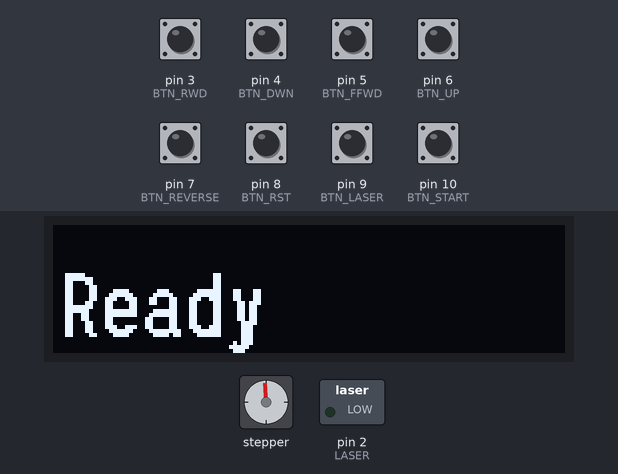
This sketch was run on a simulated Arduino Uno, built with avr-gcc and run on an emulated ATmega328P. Shown: stepper motor, 128×32 one-colour display, switched loads named in the sketch (green lamp = pin HIGH). Wiring (inferred from the names in the program): stepper motor driver (200 steps per turn assumed): step pin 13; direction pin 12; enable pin 11. The inputs (shaded band) are chosen by the test bench; at power-on: pin 3 (BTN_RWD), pin 4 (BTN_DWN), pin 5 (BTN_FFWD), pin 6 (BTN_UP), pin 7 (BTN_REVERSE), pin 8 (BTN_RST), pin 9 (BTN_LASER), pin 10 (BTN_START) HIGH. Pins used as bus, display or sensor lines are not drawn.

Above: at 1.2 s.
1.3 s: pin 10 (BTN_START) pulled LOW for 0.15 s
At 1.47 s:
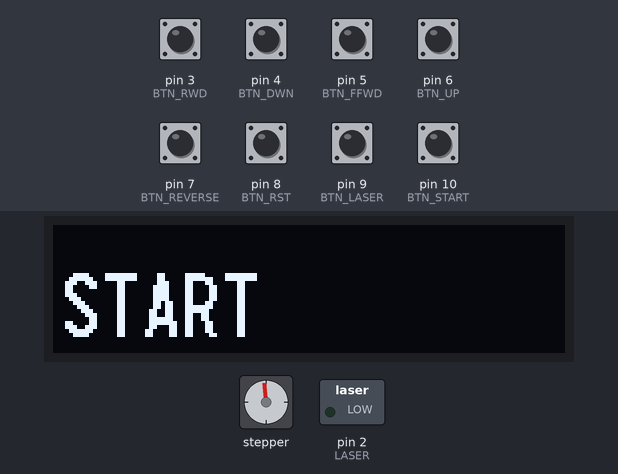
2.0 s: pin 3 (BTN_RWD) pulled LOW for 0.15 s
At 2.26 s:
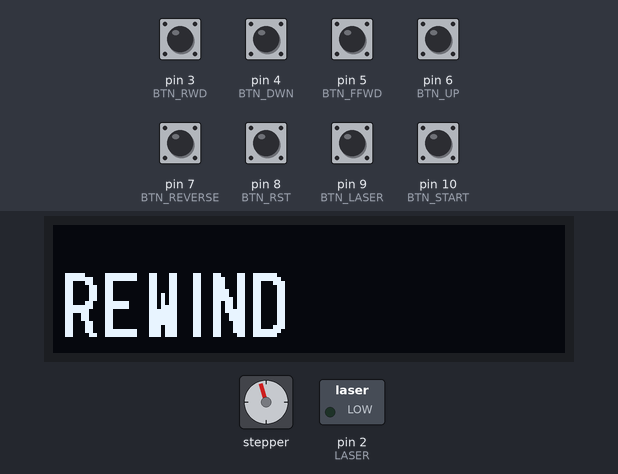
2.7 s: pin 5 (BTN_FFWD) pulled LOW for 0.15 s
At 3.22 s:
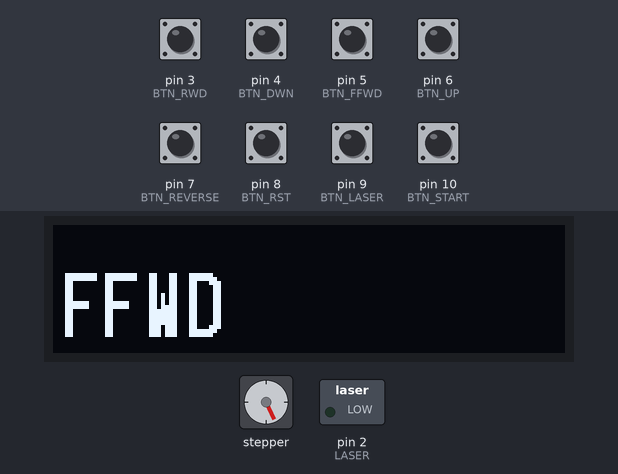
3.4 s: pin 4 (BTN_DWN) pulled LOW for 1 s
At 3.57 s:
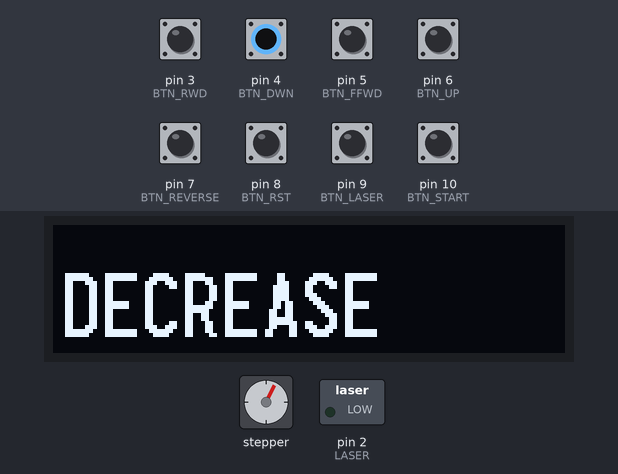
Timing chart, 0 to 7.8 s (numbered marks = the images above; inputs shaded):
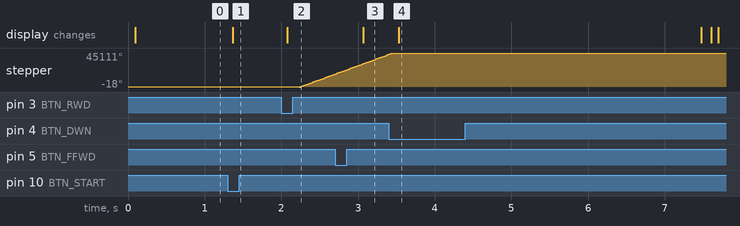

The sketch:

starTracker.ino
```cpp
// (licence header left out)
#include <U8g2lib.h>
#include <Bounce2.h>

// Outputs
# define PULSE       13                   // pin 8 is the step
# define DIRECTION   12                   // pin 9 is DIRECTION
# define ENABLE      11                   // pin 10 is the enable

// Inputs
# define BTN_START   10                   // start/stop
# define BTN_RST     8                    // reset
# define BTN_UP      6                    // speed +
# define BTN_FFWD    5                    // FFWD
# define BTN_RWD     3                    // REW
# define BTN_DWN     4                    // speed -
# define BTN_REVERSE 7                    // Reverse DIRECTION
# define BTN_LASER   9                    // laser on off
# define LASER       2                    // high activates laser

// Constants
# define ON               true
# define OFF              false
# define FORWARD          false           // depends on your motor controller
# define REVERSE          true
# define messageShowTime  3000            // count time for a message to display before status returns

# define SLOW             80              // switch count before we go to hold
# define FAST             160             // switch count before we go to long hold

# define DEFAULT_H        11315           // default high drive period
# define DEFAULT_L        22635           // default low drive period (must be <65536)
# define H_SPEED_L        8               // default low drive for high speed
# define SPEED_STEP_S     2               // speed inc/dec step amount (inc/red low period)
# define SPEED_STEP_F     100             // speed inc/dec fast step amount

# define LOGO             "G-Star Trax"
# define DISP_X           2
# define DISP_Y           28

# define BOUNCE_WITH_PROMPT_DETECTION
# define FONT u8g2_font_logisoso16_tr     // choose a suitable font at https://github.com/olikraus/u8g2/wiki/fntlistall
// define FONT u8g2_font_unifont_t_0_77 has unicode for better spinner but too small

# define spinChars         3              // count from zero
# define slowSpin          1000           // number of ms between char changes
# define fastSpin          100

enum button_op {BON, BOFF, BHOLD, BLONG, BWAIT};

// Control variables
bool          direction      = FORWARD;   // currect direction : FORWARD = CCW
bool          lastDirection  = FORWARD;
bool          enabled        = OFF;       // Drive on/off
bool          disabled       = ON;
bool          ffwd           = OFF;       // in ffwd mode
bool          rwd            = OFF;       // in rwd mode
int           high_period    = DEFAULT_H; // current drive high period
int           low_period     = DEFAULT_L; // current drive low period
bool          laser          = OFF;       // laser

String        dispMessage;                // current message
unsigned long msgSetTime     = 0;         // timestamp for new message

// counters for button press
unsigned long startPressCount = 0;
unsigned long laserPressCount = 0;
unsigned long rstPressCount   = 0;
unsigned long upPressCount    = 0;
unsigned long dwnPressCount   = 0;
unsigned long rwdPressCount   = 0;
unsigned long revPressCount   = 0;
unsigned long ffwdPressCount  = 0;

// debouncers
Bounce start_b = Bounce();
Bounce laser_b = Bounce();
Bounce rev_b   = Bounce();
Bounce rwd_b   = Bounce();
Bounce up_b    = Bounce();
Bounce dwn_b   = Bounce();
Bounce ffwd_b  = Bounce();
Bounce reset_b = Bounce();

// display voodoo
U8G2_SSD1306_128X32_UNIVISION_F_HW_I2C u8g2(U8G2_R0);

// TCNTx  actual timer value
// OCRx   output compare register
// TIMSKx timer/counter interrupt mask - to enabled/dsable interupts
// TIFRx  timer/counter interupt flag register - indicated pending interrupt

void setup() {
  u8g2.begin();  // Display
  showMsg(LOGO);
  displayMessage();

  // initialize timer1
  cli();             // stop interrupts
  TCCR1A = 0;        // set entire TCCR1A register to 0
  TCCR1B = 0;        // same for TCCR1B
  TCNT1  = 0;        // initialize counter value to 0
  // set compare match register for 1hz increments
  OCR1A = DEFAULT_L;
  OCR1B = DEFAULT_H;
  // turn on CTC mode
  TCCR1B |= (1 << WGM12);
  // Set CS11 and CS10 bits for 64X prescaler
  TCCR1B |= (1 << CS11) | (1 << CS10);
  // enable timer compare interrupt
  TIMSK1 |= (1 << OCIE1A) | (1 << OCIE1B);
  //allow interrupts
  sei();

  pinMode(ENABLE,            OUTPUT);
  pinMode(DIRECTION,         OUTPUT);
  pinMode(PULSE,             OUTPUT);
  pinMode(LASER,             OUTPUT);
  //digitalWrite(LASER, 0);

  start_b.attach(BTN_START,   INPUT_PULLUP);
  laser_b.attach(BTN_LASER,   INPUT_PULLUP);
  reset_b.attach(BTN_RST,     INPUT_PULLUP);
  ffwd_b.attach (BTN_FFWD,    INPUT_PULLUP);
  up_b.attach   (BTN_UP,      INPUT_PULLUP);
  rwd_b.attach  (BTN_RWD,     INPUT_PULLUP);
  dwn_b.attach  (BTN_DWN,     INPUT_PULLUP);
  rev_b.attach  (BTN_REVERSE, INPUT_PULLUP);

  // set initial direction and enable pins
  digitalWrite(DIRECTION, direction);
  digitalWrite(ENABLE,    enabled);

  showMsg("Ready");
}

/*
  A         B         A
   _________
  |         V         ^
  ^         |_________|
*/

ISR(TIMER1_COMPA_vect) { //timer1 interrupt
  if (enabled) {
    digitalWrite(ENABLE, LOW);
    // set output high - this will stay high until compb is triggered sending it low.
    digitalWrite(PULSE, HIGH);
    digitalWrite(DIRECTION, direction);
  } else {
    digitalWrite(PULSE, HIGH);
    digitalWrite(ENABLE, HIGH);
  }
  // we've reached the max so reset the count
  TCNT1  = 0;
}

ISR(TIMER1_COMPB_vect) { //timer1 interrupt
  // set output low - this will stay low until compa is triggered sending it high.
  digitalWrite(PULSE, LOW);
}


void loop() {
  readButtons();
  displayMessage();
}

void readButtons() {
  processButton(&start_b, &startPressCount, processStartButton);
  processButton(&laser_b, &laserPressCount, processLaserButton);
  processButton(&reset_b, &rstPressCount,   processRstButton);
  processButton(&ffwd_b,  &ffwdPressCount,  processFfwdButton);
  processButton(&rwd_b,   &rwdPressCount,   processRwdButton);
  processButton(&rev_b,   &revPressCount,   processRevButton);
  processButton(&up_b,    &upPressCount,    processUpButton);
  processButton(&dwn_b,   &dwnPressCount,   processDownButton);
}

void setDefaultSpeed() {
  high_period    = DEFAULT_H; // current drive high period
  low_period     = DEFAULT_L; // current drive low period
  cli();                      //stop interrupts
  OCR1B = DEFAULT_H;
  OCR1A = DEFAULT_L;
  sei();                      //allow interrupts
}

void setCurrentSpeed() {
  cli();                      //stop interrupts
  OCR1B = (int) low_period / 2;
  OCR1A = low_period;
  sei();                      //allow interrupts
}


void setHighSpeed() {
  cli();                      //stop interrupts
  OCR1B = (int) H_SPEED_L / 2;
  OCR1A = H_SPEED_L;
  sei();                      //allow interrupts
}

void processLaserButton(button_op press) {
  switch (press) {
    case BON: {
        if (laser) {
          showMsg("Laser off");
          laser = OFF;
          digitalWrite(LASER, OFF);
        } else {
          showMsg("Hold for laser");
        }
        break;
      }
    case BHOLD: {
        showMsg("Laser on");
        digitalWrite(LASER, ON);
        laser = ON;
        break;
      }
    case DEFAULT: {
        break;
      }
  }
}

void processStartButton(button_op press) {
  switch (press) {
    case BON: {
        if (enabled) {
          enabled = OFF;
          showMsg("STOP");
        } else {
          enabled = ON;
          showMsg("START");
          setCurrentSpeed();
        }
        break;
      }
    case BHOLD: {
        showMsg(String(low_period, DEC ));
        break;
      }
    case DEFAULT: {
        break;
      }
  }
}

void processFfwdButton(button_op press) {
  if (!enabled) return;
  switch (press) {
    case BON: {
        if (ffwd) {
          showMsg("FFWD OFF");
          ffwd = OFF;
          direction = lastDirection;
          setCurrentSpeed();
        } else {
          showMsg("FFWD");
          lastDirection = direction;
          ffwd = ON;
          rwd = OFF;
          setHighSpeed();
        }
        break;
      }
    case DEFAULT: {
        break;
      }
  }
}

void processRwdButton(button_op press) {
  if (!enabled) return;
  switch (press) {
    case BON: {
        if (rwd) {
          showMsg("REWIND OFF");
          rwd = OFF;
          direction = lastDirection;
          setCurrentSpeed();
        } else {
          showMsg("REWIND");
          lastDirection = direction;
          ffwd = OFF;
          rwd = ON;
          setHighSpeed();
          direction = !direction;
        }
        break;
      }
    case DEFAULT: {
        break;
      }
  }
}

void processRstButton(button_op press) {
  switch (press) {
    case BON: {
        showMsg("RESET");
        ffwd = OFF;
        rwd = OFF;
        setDefaultSpeed();
        break;
      }
    case BHOLD:
    case BLONG: {
        showMsg(LOGO);
        ffwd = OFF;
        rwd = OFF;
        enabled = OFF;
        setDefaultSpeed();
        break;
      }
    case DEFAULT: {
        break;
      }
  }
}

void processRevButton(button_op press) {
  switch (press) {
    case BON: {
        ffwd = OFF;
        rwd = OFF;
        if (direction == FORWARD) {
          showMsg("CW >");
          direction = REVERSE;
        } else {
          showMsg("< CCW");
          direction = FORWARD;
        }
        break;
      }
    case DEFAULT: {
        break;
      }
  }
}

void processUpButton(button_op press) {
  if (!enabled) return;
  if (low_period <= H_SPEED_L) {
    low_period = H_SPEED_L;
    showMsg("MAX SPEED");
    return;
  }
  switch (press) {
    case BWAIT: {
        showMsg("INCREASE");
        break;
      }
    case BON: {
        if (low_period <= SPEED_STEP_S) {
          low_period = H_SPEED_L;
        } else {
          low_period -= SPEED_STEP_S;
        }
        showMsg(String(low_period, DEC ));
        break;
      }
    case BLONG:
    case BHOLD: {
        if (low_period <= SPEED_STEP_F) {
          low_period = H_SPEED_L;
        } else {
          low_period -= SPEED_STEP_F;
        }
        showMsg(String(low_period, DEC ));
        break;
      }
    case DEFAULT: {
        break;
      }
  }
  setCurrentSpeed();
}

void processDownButton(button_op press) {
  if (!enabled) return;
  if (low_period >= (65534 - SPEED_STEP_S)) {
    showMsg("MIN SPEED");
    return;
  }
  switch (press) {
    case BWAIT: {
        showMsg("DECREASE");
        break;
      }
    case BON: {
        low_period += SPEED_STEP_S;
        showMsg(String(low_period, DEC ));
        break;
      }
    case BLONG:
    case BHOLD: {
        showMsg("DECREASE++");
        low_period += SPEED_STEP_F;
        showMsg(String(low_period, DEC ));
        break;
      }
    case DEFAULT: {
        break;
      }
  }
  setCurrentSpeed();
}

void processButton(Bounce *b, unsigned long *counter, void (*op)(button_op press)) {
  b->update();
  if (b->fell()) {
    // first press, clear previous count if non zero
    (*counter) = 0;
    op(BON);
  } else if (b->rose()) {
    // button released
    (*counter) = 0;
    op(BOFF);
  } else if (!b->read()) {
    // button is being held down
    (*counter)++;
    if (*counter > FAST) {
      (*counter) = 0;
      op(BLONG);
    } else if (*counter > SLOW) {
      // (*counter) = 0; if we reset then we'd never get to FAST
      op(BHOLD);
    } else {
      op(BWAIT); // when you hold the button but before hold is triggered
    }
  }
}

void showMsg(String message) {
  msgSetTime = millis();
  dispMessage = message;
}

void displayMessage() {
  String toDisplay = "";
  u8g2.clearBuffer();
  u8g2.setFont(FONT);
  u8g2.setCursor(DISP_X, DISP_Y);
  if (millis() > msgSetTime + messageShowTime) {
    if (enabled) {
      if (ffwd) {
        toDisplay = "Fast Fwd " + getSpin(direction, fastSpin);
      } else if (rwd) {
        toDisplay = "Fast Rev " + getSpin(direction, fastSpin);
      } else {
        toDisplay = (direction ? "Run Rev " : "Run Fwd ") + getSpin(direction, slowSpin);
      }
      u8g2.print(toDisplay);
    } else {
      u8g2.print(LOGO);
    }
  } else {
    u8g2.print(dispMessage);
  }
  u8g2.sendBuffer();
}

// spinner

String spinner[] = {"|", "/", "-", "\\"};
int spinIndex = 0;
long lastSpin = 0;

String getSpin(bool dir, int rate) {
  long now = millis();
  if (now > (lastSpin + rate)) {
    if (dir) {
      // forward CW
      spinIndex++;
      if (spinIndex > spinChars) spinIndex = 0;
    } else {
      // rev CCW
      spinIndex--;
      if (spinIndex < 0) spinIndex = spinChars;
    }
    lastSpin = now;
  }
  return spinner[spinIndex];
}
```

Measured:
- after the input at 1.3 s, stepper: turns 13° counter-clockwise in 0.54 s, starting after 0.13 s; the display: changes after 0.07 s (image 1)
- after the input at 2.0 s, the display: changes after 0.08 s (image 2)
- after the input at 2.7 s, the display: changes after 0.37 s (image 3)
- after the input at 3.4 s, the display: changes after 0.13 s (image 4)
